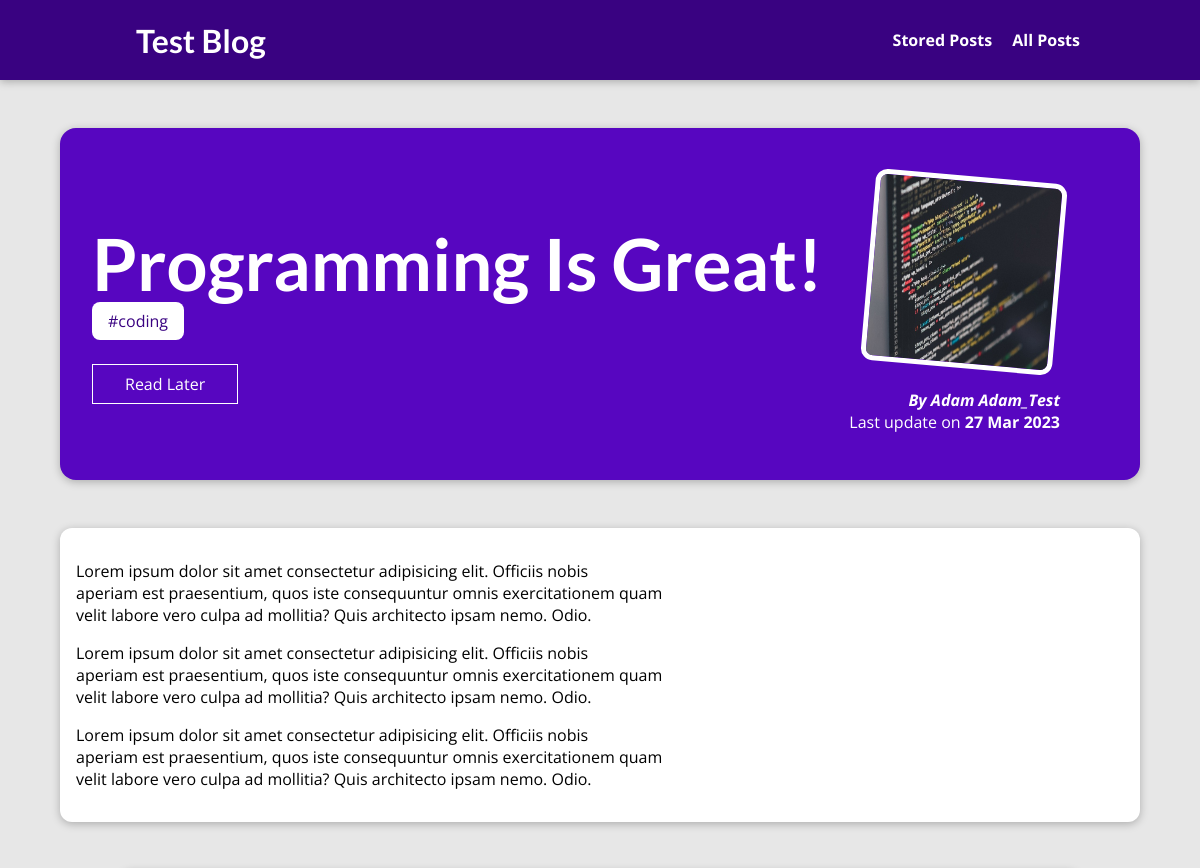
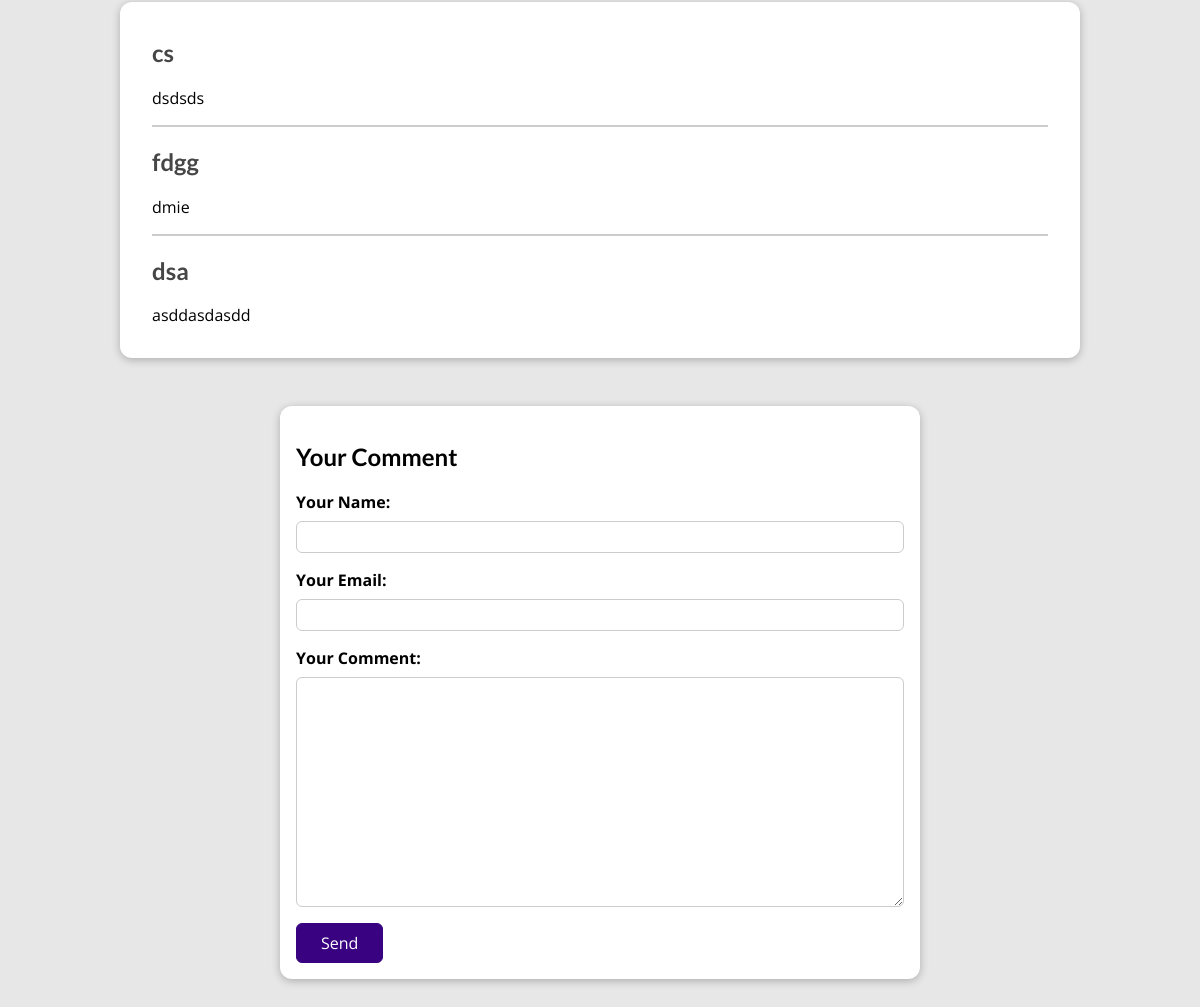
Page /posts/programming-is-fun on the committed database (2 pictures, top to bottom).
### blog/models.py (models this page shows, shortened)
class Post(models.Model):
    title = models.CharField(max_length=50)
    excerpt = models.CharField(max_length=200)
    image = models.ImageField(upload_to='image', null=True)
    date = models.DateField(auto_now=True, auto_now_add=False)
    slug = models.SlugField(unique=True, db_index=True)
    content = models.TextField(validators=[MinLengthValidator(10)])
    author = models.ForeignKey(Author, on_delete=models.SET_NULL, related_name='posts', null=True)
    tag = models.ManyToManyField(Tag)

class Tag(models.Model):
    caption = models.CharField(max_length=50)

class Author(models.Model):
    first_name = models.CharField(max_length=100)
    last_name = models.CharField(max_length=100)
    email = models.EmailField(max_length=254)
    def __str__(self) -> str:
        return f"{self.first_name} {self.last_name}"

class Comments(models.Model):
    user_name = models.CharField(max_length=50)
    user_email = models.EmailField(max_length=254)
    comment_imput = models.TextField()
    post = models.ForeignKey(Post, on_delete=models.CASCADE, related_name='comments')

### blog/views.py (the view, shortened to what this page needs)
# urls.py: path('posts/<slug>', views.PostDetail.as_view(),
class PostDetail(View):
    def is_stored_posts(self, request, post_id):
        stored_posts = request.session.get('stored-post')
        if stored_posts is not None:
            is_saved_for_later = post_id in stored_posts
        else:
            is_saved_for_later = False
        return is_saved_for_later
    def get(self, requests, slug):
        post = Post.objects.get(slug=slug)
        context = {
            'post': post,
            'post_tags': post.tag.all(),
            'comment_form' : CommentForm(),
            'comments' : post.comments.all().order_by('-id'),
            'saved_for_later' : self.is_stored_posts(requests, post.id)
        }
        return render(requests, 'blog/post-detail.html', context)

### blog/forms.py
class CommentForm(forms.ModelForm):
    class Meta():
        model = Comments
        exclude = ['post']
        labels = {
            'user_name': 'Your Name',
            'user_email': 'Your Email',
            'comment_imput': 'Your Comment'
        }

### blog/templates/blog/post-detail.html (shortened to what this page needs)
{% extends 'base.html' %}
{% load static %}
{% block css_files %}
<link rel="stylesheet" href="{% static 'blog/post-detail.css' %}">
{% endblock css_files %}
{% block content %}
    <section id="summary">
        <h2>{{ post.title }}</h2>
        <div>
            {% for tag in post_tags %}
                <span class="tag">{{ tag.caption }}</span>
            {% endfor %}
        </div>
        <div id="read-later">
            <form action="{% url 'read-later' %}" method='POST'>
                <button>
                    {% if saved_for_later %}
                        Remove from "Read Later" List
                    {% else %}
                        Read Later
                    {% endif %}
                </button>
            </form>
        </div>
        <article>
            <img src="{{ post.image.url }}" alt="Post title">
            <address> By <a href="mailto: post.email">{{ post.author | title }}</a></address>
            <div>
                Last update on <time>{{ post.date| date:"d M Y" }}</time>
            </div>
        </article>
    </section>
<main>
    {{ post.content| linebreaks}}
</main>
<section id="comments">
    <ul>
        {% for comment in comments %}
        <li>
            <h2>{{ comment.user_name }}</h2>
            <p>{{ comment.comment_imput }}</p>
        </li>
        {% endfor %}
    </ul>
</section>
<section id="comment-form">
    <h2>Your Comment</h2>
    <form action='{% url 'post-detail-page' post.slug %}' method = "POST">
        {% for form_field in comment_form %}
            <div class="form-control {% if form_field.errors %}invalid{% endif %}">
                {{ form_field.label_tag }}
                {{ form_field }}
            </div>
        {% endfor %}
        <button>Send</button>
    </form>
</section>
{% endblock content %}

### static/app.css (style rules this page uses)
* { box-sizing: border-box; }
html { font-family: 'Open Sans', 'Lato', sans-serif; }
body { margin: 0; }
h1, h2, h3 { font-family: 'Lato', sans-serif; font-weight: bold; }

### blog/static/blog/post-detail.css (style rules this page uses)
body { background-color: #e7e7e7; }
#summary { margin: 8rem auto 3rem auto; padding: 2rem; width: 90%; max-width: 90rem; border-radius: 16px; background-color: #5706c0; position: relative; box-shadow: 0 2px 8px rgba(0, 0, 0, 0.25); height: 22rem; }
#summary h2 { color: white; font-size: 4.5rem; margin-bottom: 0.25rem; }
#summary article { position: absolute; top: 2rem; right: 3rem; padding: 1rem 2rem; border-radius: 12px; text-align: right; color: white; }
#summary article img { width: 12rem; height: 12rem; border-radius: 12px; transform: rotateZ(5deg); border: 5px solid white; margin-bottom: 1rem; }
#summary address { font-weight: bold; }
#summary a { color: white; text-decoration: none; }
#summary time { font-weight: bold; }
#read-later { margin: 2rem 0; }
#read-later button { background-color: transparent; border: 1px solid white; padding: 0.5rem 2rem; font: inherit; color: white; cursor: pointer; }
main { width: 90%; max-width: 90rem; margin: 3rem auto; background-color: white; padding: 1rem; border-radius: 12px; box-shadow: 0 2px 8px rgba(0, 0, 0, 0.25); }
.tag { background-color: white; color: #390281; padding: 0.5rem 1rem; border-radius: 8px; }
#comment-form { margin: 3rem auto; width: 90%; max-width: 40rem; border-radius: 12px; background-color: white; box-shadow: 0 2px 8px rgba(0, 0, 0, 0.25); padding: 1rem; }
#comment-form button { font: inherit; background-color: #390281; color: white; border: 1px solid #390281; padding: 0.5rem 1.5rem; border-radius: 6px; cursor: pointer; }
.form-control { margin-bottom: 1rem; }
.form-control label { font-weight: bold; margin-bottom: 0.5rem; display: block; }
.form-control input, .form-control textarea { display: block; width: 100%; font: inherit; padding: 0.25rem; border-radius: 6px; border: 1px solid #ccc; }
#comments { margin: 3rem auto; width: 90%; max-width: 60rem; border-radius: 12px; background-color: white; box-shadow: 0 2px 8px rgba(0, 0, 0, 0.25); padding: 1rem 2rem; }
#comments ul { list-style: none; margin: 0; padding: 0; }
#comments li { margin-bottom: 1rem; border-bottom: 2px solid #ccc; }
#comments li:last-of-type { border-bottom: none; }
#comments h2 { color: #464646; }

### rows in the picture
Post: title "Programming Is Great!", image (picture), author "Adam Adam_Test", date "27 Mar 2023", content "Lorem ipsum dolor sit amet consectetur adipisicing elit. Officiis nobis aperiam est praesentium, quos iste consequuntur omnis exercitationem quam velit labore vero culpa ad mollitia? Quis architecto ipsam nemo. Odio. Lorem ipsum dolor sit amet consectetur adipisicing elit. Officiis nobis aperiam est praesentium, quos iste consequuntur omnis exercitationem quam velit labore vero culpa ad mollitia? Quis architecto ipsam nemo. Odio. Lorem ipsum dolor sit amet consectetur adipisicing elit. Officiis nobis aperiam est praesentium, quos iste consequuntur omnis exercitationem quam velit labore vero culpa ad mollitia? Quis architecto ipsam nemo. Odio."
Tag: caption "#coding"
Comments: user_name "cs", comment_imput "dsdsds"
Comments: user_name "fdgg", comment_imput "dmie"
Comments: user_name "dsa", comment_imput "asddasdasdd"
